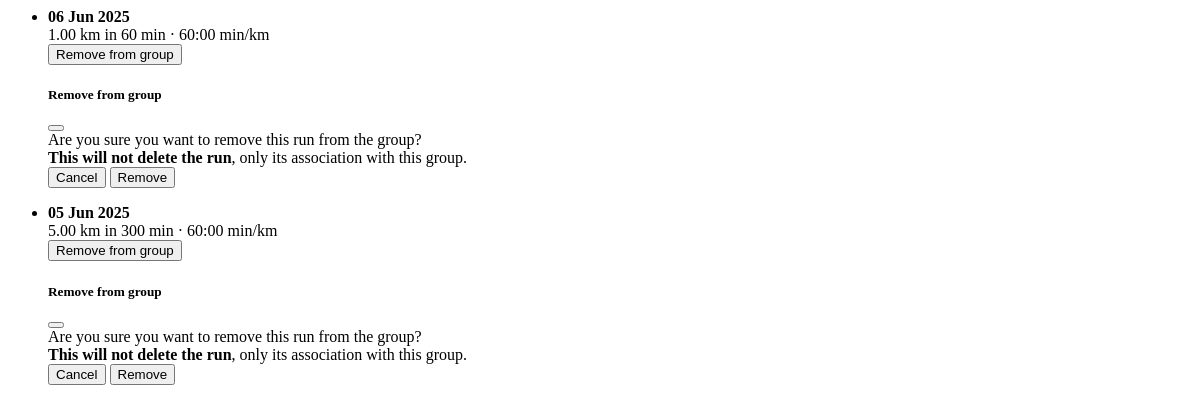
/groups/1/member/1/runs (signed in), run on an earlier commit of the app's database.
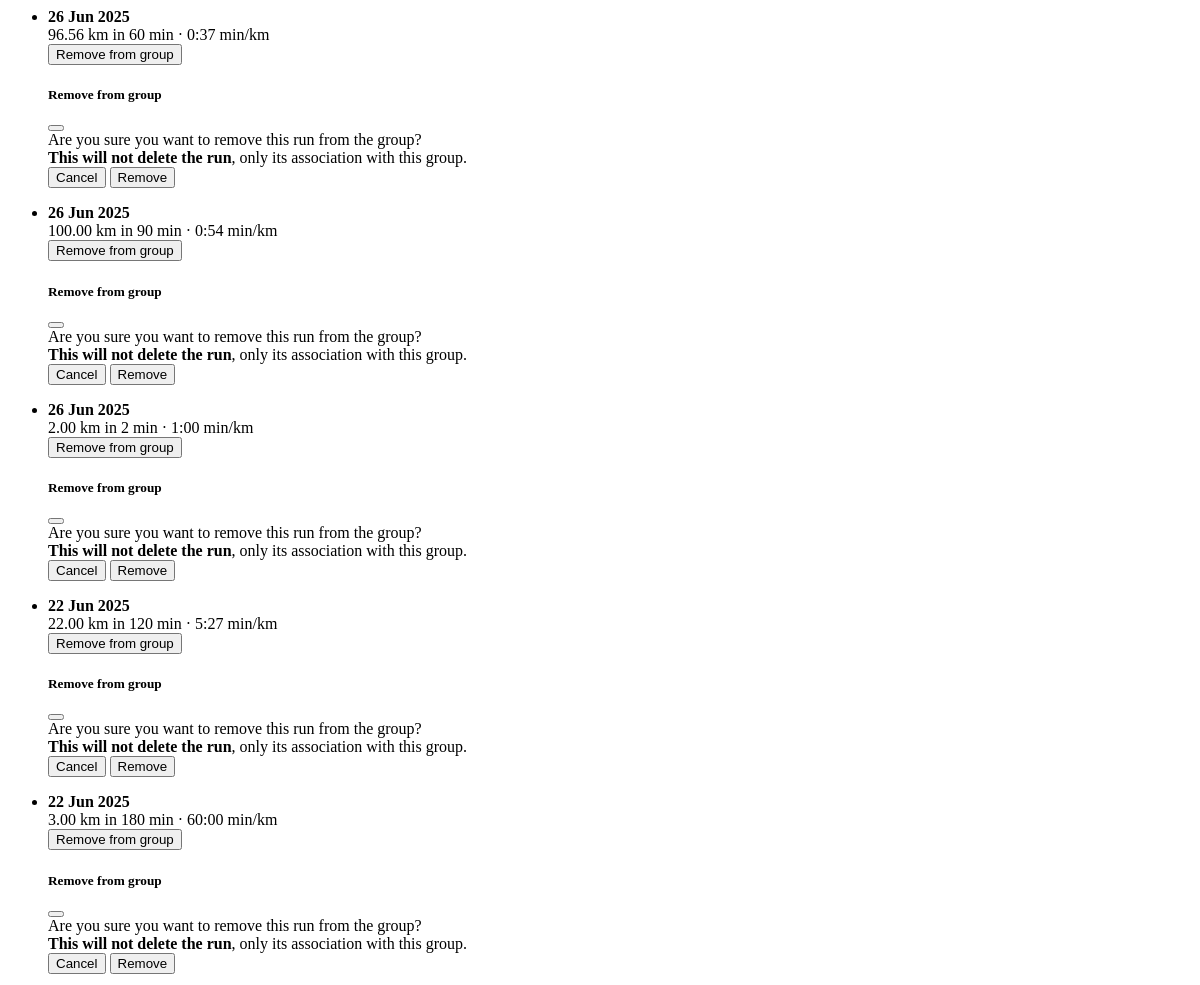
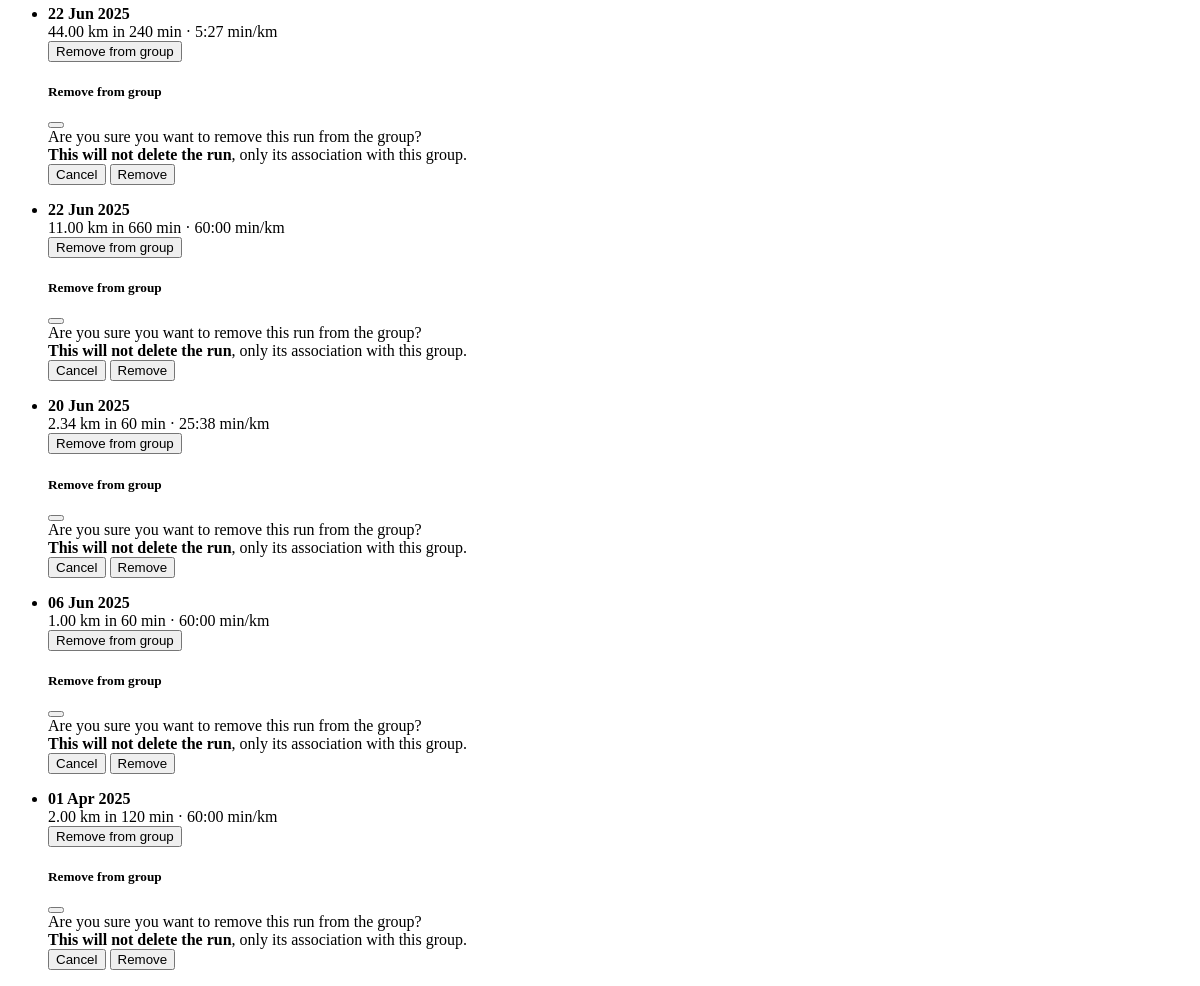
And on a later commit of the database (2 pictures, top to bottom).
### app/models.py (models this page shows, shortened)
class Run(db.Model):
    __tablename__ = "runs"
    id = sa.Column(sa.Integer, primary_key=True)
    date = sa.Column(sa.DateTime(timezone=True), index=True)
    distance = sa.Column(Numeric(precision=8, scale=2))  # replaces sa.Integer
    time = sa.Column(sa.Integer)      # seconds (duration)
    pace = sa.Column(sa.Integer)      # seconds per km
    user_id = sa.Column(sa.Integer, sa.ForeignKey("users.id"), index=True)
    user = so.relationship("User", back_populates="runs")
    groups = so.relationship("Group", secondary=run_groups, back_populates="runs")

### app/routes.py (the view)
@app.route('/groups/<int:group_id>/member/<int:user_id>/runs')
@login_required
def get_member_runs(group_id, user_id):
    PER_PAGE = 10
    page = request.args.get('page', 1, type=int)
    group = db.session.get(Group, group_id)
    if not group or current_user not in group.members:
        abort(403)
    runs = db.session.scalars(
        sa.select(Run)
        .join(run_groups, run_groups.c.run_id == Run.id)
        .where(
            Run.user_id == user_id,
            run_groups.c.group_id == group_id
        )
        .order_by(Run.date.desc())
        .limit(PER_PAGE)
        .offset((page - 1) * PER_PAGE)
    ).all()
    run_count = db.session.scalar(
        sa.select(sa.func.count(Run.id))
        .join(run_groups, run_groups.c.run_id == Run.id)
        .where(
            Run.user_id == user_id,
            run_groups.c.group_id == group_id
        )
    )
    pages = (run_count + PER_PAGE - 1) // PER_PAGE
    return render_template(
        "partials/_member_runs.html",
        runs=runs,
        page=page,
        pages=pages,
        user_id=user_id,
        group_id=group_id
    )

### app/models.py (called while the page is built)
@login.user_loader
def load_user(id):
    return db.session.get(User, int(id))

### app/templates/partials/_member_runs.html (shortened to what this page needs)
{% if runs %}
<ul class="list-group">
  {% for run in runs %}
  <li class="list-group-item">
    <div class="d-flex flex-column flex-md-row justify-content-between align-items-start">
      <div>
        <b>{{ run.date.strftime('%d %b %Y') }}</b> <br> {{ run.distance }} km in {{ run.time // 60 }} min · {{ "%d:%02d" % (run.pace // 60, run.pace % 60) }} min/km
      </div>
      {% if current_user.id == run.user_id %}
      <div class="mt-2 mt-md-0 ms-md-3 ">
        <button class="btn btn-sm btn-outline-danger" data-bs-toggle="modal" data-bs-target="#removeModal-{{ run.id }}">
          Remove from group
        </button>
      </div>
      <div class="modal fade" id="removeModal-{{ run.id }}" tabindex="-1" aria-labelledby="removeModalLabel-{{ run.id }}" aria-hidden="true">
        <div class="modal-dialog">
          <form method="POST" action="{{ url_for('remove_run_from_group', group_id=group_id, run_id=run.id) }}">
            <div class="modal-content">
              <div class="modal-header">
                <h5 class="modal-title" id="removeModalLabel-{{ run.id }}">Remove from group</h5>
                <button type="button" class="btn-close" data-bs-dismiss="modal" aria-label="Close"></button>
              </div>
              <div class="modal-body">
                Are you sure you want to remove this run from the group?<br>
                <strong>This will not delete the run</strong>, only its association with this group.
              </div>
              <div class="modal-footer">
                <button type="button" class="btn btn-secondary" data-bs-dismiss="modal">Cancel</button>
                <button type="submit" class="btn btn-danger">Remove</button>
              </div>
            </div>
          </form>
        </div>
      </div>
      {% endif %}
    </div>
  </li>
  {% endfor %}
</ul>
{% else %}
<p class="text-muted mt-2">No activity logged.</p>
{% endif %}

What changed in the data, as far as the page shows it:
no longer on this page (row unchanged): Run: date "05 Jun 2025", distance "5.00", time "300", pace "60:00"
added Run: date "26 Jun 2025", distance "96.56", time "60", pace "0:37"
added Run: date "26 Jun 2025", distance "100.00", time "90", pace "0:54"
added Run: date "26 Jun 2025", distance "2.00", time "2", pace "1:00"
added Run: date "22 Jun 2025", distance "22.00", time "120", pace "5:27"
added Run: date "22 Jun 2025", distance "3.00", time "180", pace "60:00"
added Run: date "22 Jun 2025", distance "44.00", time "240", pace "5:27"
added Run: date "22 Jun 2025", distance "11.00", time "660", pace "60:00"
now on this page (row unchanged): Run: date "20 Jun 2025", distance "2.34", time "60", pace "25:38"
added Run: date "01 Apr 2025", distance "2.00", time "120", pace "60:00"
